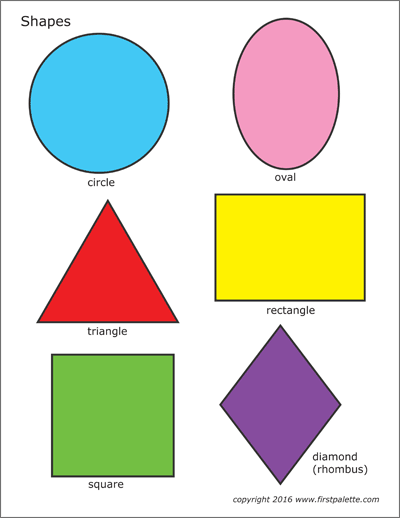
#> input picture umic training/opencv_training/shape-detection/shapes_and_colors.png, 400 x 518 px, given in place of 4.png, which was not available
$ python 4.py   (older library calls are emulated)
#> lines starting #> are read from the running program, lines starting #| are printed output that depends on the picture; after the words box and inside, x2 and y2 are one past the last pixel; in counts of white or black regions, pixels touching at a corner belong together; pictures that were not available may be replaced by others from this repository, and a replacement may not be noted
import cv2
import numpy as np

font = cv2.FONT_HERSHEY_COMPLEX
orig = cv2.imread("/home/panyam/Desktop/4.png")
#> orig is the input picture: shape (518, 400, 3); mean B, G, R 198.1, 215.4, 217.4


img = cv2.imread("/home/panyam/Desktop/4.png",  cv2.IMREAD_GRAYSCALE )
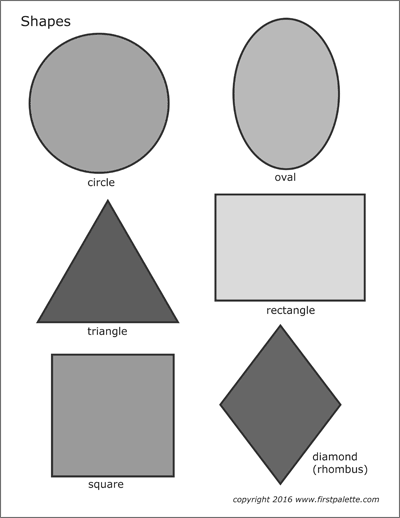
#> img: shape (518, 400); min 23, max 255, mean 213.8
_, threshold = cv2.threshold(img, 240, 255, cv2.THRESH_BINARY)
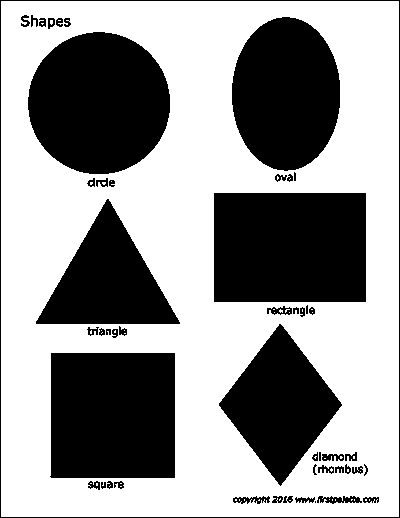
#> threshold: shape (518, 400); 59.3% white; 50 black regions (4 under 20 px)
_, contours, _ = cv2.findContours(threshold, cv2.RETR_TREE, cv2.CHAIN_APPROX_SIMPLE)
#> contours = 98 contours, 48 with area under 20; largest, box (x1, y1, x2, y2) and area: (1, 1, 399, 517) 204455, (213, 192, 367, 303) 16828, (27, 31, 171, 175) 16032, (49, 352, 176, 479) 15749, (231, 16, 341, 172) 13250

print(contours)
#> (printed output is left out)

for cnt in contours:
    approx = cv2.approxPolyDP(cnt, 0.01*cv2.arcLength(cnt, True), True)
    cv2.drawContours(orig, [approx], 0, (0), 5)
    x = approx.ravel()[0]
    y = approx.ravel()[1]
    #M = cv2.moments(cnt)
	#x = int((M["m10"] / M["m00"]) * ratio)
	#y = int((M["m01"] / M["m00"]) * ratio)
    if len(approx) == 3:
        cv2.putText(orig, "Triangle", (x, y), font, 1, (0))

    elif len(approx) == 4:
        cv2.putText(orig, "Rectangle", (x, y), font, 1, (0))
    elif len(approx) == 5:
        cv2.putText(orig, "Pentagon", (x, y), font, 1, (0))
    elif 6 < len(approx) < 15:
        cv2.putText(orig, "Oval", (x, y), font, 1, (0))
    else:
        cv2.putText(orig, "Circle", (x, y), font, 1, (0))
#> this loop made 98 passes
#> (x, y) on passes 2, 3, 6, 7, 12, 13, 15, 16, 18, 23, 24, 27: (314, 501), (362, 498), (294, 498), (316, 500), (329, 499), (292, 495), (286, 495), (271, 502), (270, 497), (100, 482), (124, 483), (108, 480)
#> (approx, x, y) on passes 1, 4, 5, 8, 9, 10: ([[1, 1], [1, 516], [398, 516], [398, 1]], 1, 1), ([[369, 499], [369, 500]], 369, 499), ([[365, 499], [365, 500], [366, 500], [366, 499]], 365, 499), ([[354, 499], [354, 500]], 354, 499), ([[352, 499], [351, 499], [351, 500]], 352, 499), ([[335, 499], [335, 500]], 335, 499)
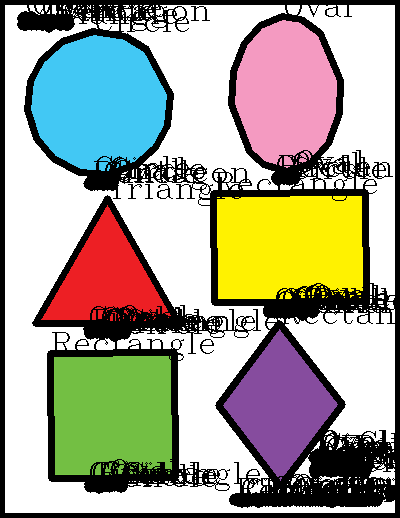
#> orig: shape (518, 400, 3); mean B, G, R 150.2, 165.8, 167.1


cv2.imshow("orig",orig)
#cv2.imshow("shapes", img)
#cv2.imshow("Threshold", threshold)

cv2.waitKey(0)
cv2.destroyAllWindows()

'''
# USAGE
# python detect_shapes.py --image shapes_and_colors.png

# import the necessary packages
from pyimagesearch.shapedetector import ShapeDetector
import argparse
import imutils
import cv2

# construct the argument parse and parse the arguments
ap = argparse.ArgumentParser()
ap.add_argument("-i", "--image", required=True,
	help="path to the input image")
args = vars(ap.parse_args())

# load the image and resize it to a smaller factor so that
# the shapes can be approximated better
image = cv2.imread(args["image"])
resized = imutils.resize(image, width=300)
ratio = image.shape[0] / float(resized.shape[0])

# convert the resized image to grayscale, blur it slightly,
# and threshold it
gray = cv2.cvtColor(resized, cv2.COLOR_BGR2GRAY)
blurred = cv2.GaussianBlur(gray, (5, 5), 0)
thresh = cv2.threshold(blurred, 60, 255, cv2.THRESH_BINARY)[1]

# find contours in the thresholded image and initialize the
# shape detector
cnts = cv2.findContours(thresh.copy(), cv2.RETR_EXTERNAL,
	cv2.CHAIN_APPROX_SIMPLE)
cnts = imutils.grab_contours(cnts)
sd = ShapeDetector()

#print(cnts)
# loop over the contours
for c in cnts:
	print(c)
	# compute the center of the contour, then detect the name of the
	# shape using only the contour
	M = cv2.moments(c)
	cX = int((M["m10"] / M["m00"]) * ratio)
	cY = int((M["m01"] / M["m00"]) * ratio)
	shape = sd.detect(c)
 	print('1')

	# multiply the contour (x, y)-coordinates by the resize ratio,
	# then draw the contours and the name of the shape on the image
	c = c.astype("float")
	c *= ratio
	c = c.astype("int")
	cv2.drawContours(image, [c], -1, (0, 255, 0), 2)
	cv2.putText(image, shape, (cX, cY), cv2.FONT_HERSHEY_SIMPLEX,
		0.5, (255, 255, 255), 2)


	# show the output image
cv2.imshow("Image", image)
	#cv2.imshow("blurred", blurred)
	#cv2.imshow("thresh ", thresh )
cv2.waitKey(0)
cv2.destroyAllWindows()
'''
